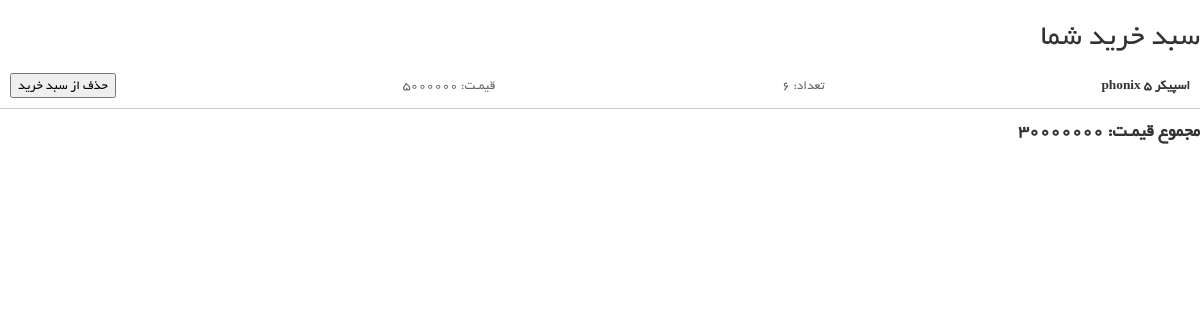
The page /products/cart/ (signed in) on the database as committed earlier.
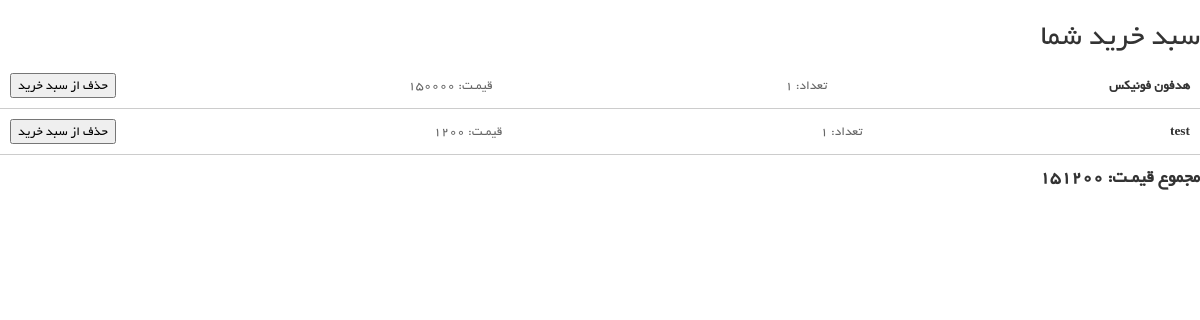
The same page on the database as committed later.
### product_module/models.py (models this page shows, shortened)
class ShoppingCart(models.Model):
    user = models.ForeignKey(User, on_delete=models.CASCADE, verbose_name="کاربر")
    product = models.ForeignKey(Product, on_delete=models.CASCADE, verbose_name="محصول")
    quantity = models.PositiveIntegerField(default=1, verbose_name="تعداد")
    class Meta:
        verbose_name = 'سبد خرید'
        verbose_name_plural = 'سبد های خرید'

class Product(models.Model):
    title = models.CharField(max_length=300, verbose_name="عنوان")
    image = models.ImageField(verbose_name="عکس", upload_to="images/products", null=True, blank=True)
    category = models.ManyToManyField(ProductCategory,
                                      related_name='product_categories',
                                      verbose_name='دسته بندی ها',
                                      )
    price = models.IntegerField(verbose_name="قیمت")
    short_description = models.CharField(max_length=400, db_index=True, null=True, verbose_name="توضیحات کوتاه")
    description = models.TextField(verbose_name="توضیحات اصلی", db_index=True)
    is_active = models.BooleanField(default=False, verbose_name="فعال / غیر فعال")
    brand = models.ForeignKey(ProductBrand, on_delete=models.CASCADE, verbose_name="برند", null=True, blank=True)
    slug = models.SlugField(default="", null=False, db_index=True, blank=True, max_length=200, unique=True,
                            verbose_name="عنوان در url")
    is_delete = models.BooleanField(default=False, verbose_name="حذف شده / حذف نشده")
    class Meta:
        verbose_name = "محصول"
        verbose_name_plural = "محصولات"

### product_module/views.py (the view)
# urls.py: path('cart/', views.ShoppingCartView.as_view(), name="shopping-cart-view"),
class ShoppingCartView(View):
    template_name = "product_module/shopping_cart_page.html"
    def get(self, request: HttpRequest, *args, **kwargs):
        user = request.user
        cart_items = ShoppingCart.objects.filter(user=user)
        total_price = sum(item.product.price * item.quantity for item in cart_items)
        context = {
            'cart_items': cart_items,
            'total_price': total_price,
        }
        return render(request, self.template_name, context)

### product_module/templates/product_module/shopping_cart_page.html (shortened to what this page needs)
{% extends 'shared/layout.html' %}
{% block content %}
    <h2>سبد خرید شما</h2>
    <div class="cart-containers">
        <ul>
            {% for item in cart_items %}
                <li class="cart-item">
                    <span class="item-name">{{ item.product.title }}</span>
                    <span class="item-quantity">تعداد: {{ item.quantity }}</span>
                    <span class="item-price">قیمـت: {{ item.product.price }}</span>
                    <form action="{% url 'remove-item-cart' pk=item.pk %}" method="post">
                            <button type="submit">حذف از سبد خرید</button>
                    </form>
                </li>
            {% endfor %}
        </ul>
        <p class="total-price">مجموع قیمـت: {{ total_price }}</p>
    </div>
{% endblock %}

Rows that differ between the two databases and show on the page:
removed ShoppingCart: product "اسپیکر phonix 5", quantity "6", product.price "5000000"
added ShoppingCart: product "هدفون فونیکس", quantity "1", product.price "150000"
added ShoppingCart: product "test", quantity "1", product.price "1200"
Other text that changed with them:
{{ total_price }}: "30000000" → "151200"
